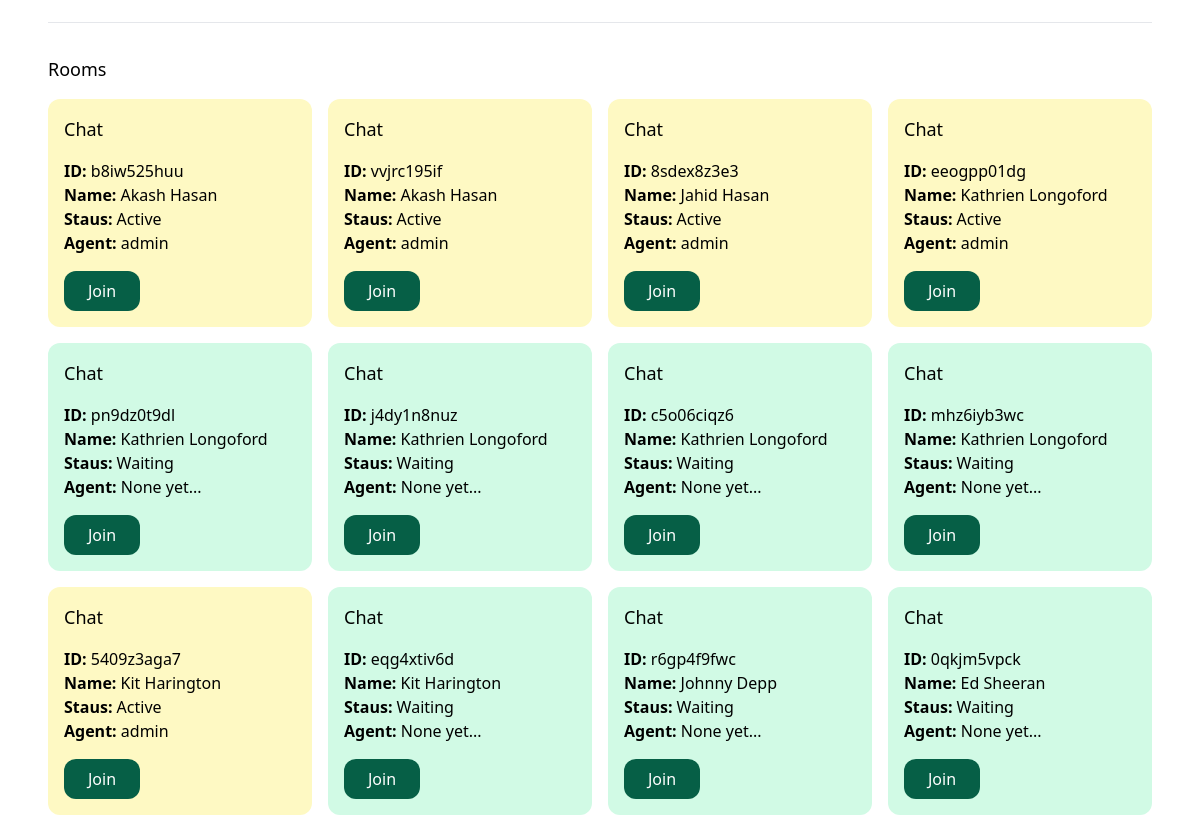
Page /chat-admin/ (signed in, middle part) on the earlier database version.
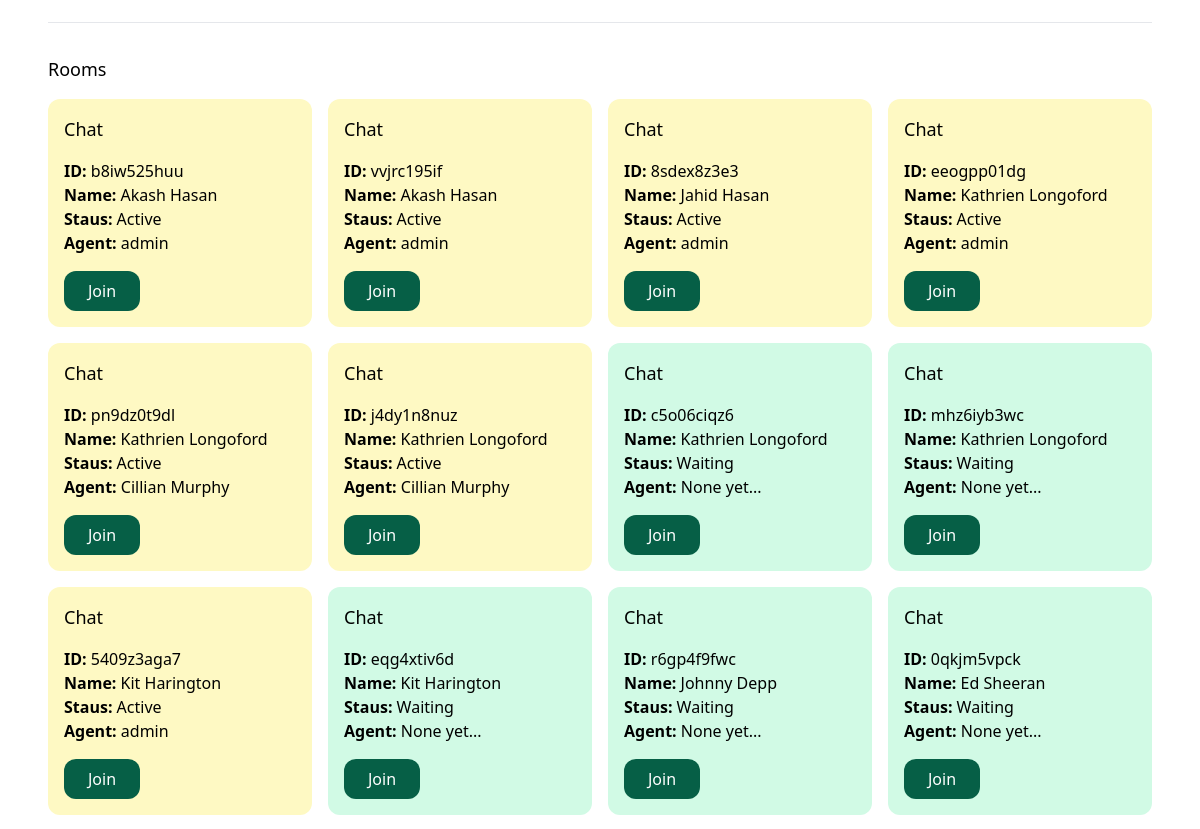
Same page on the later database version.
### chat/models.py (models this page shows, shortened)
class Room(models.Model):
    WAITING = 'waiting'
    ACTIVE = 'active'
    CLOSED = 'closed'
    CHOICES_STATUS = (
        (WAITING, 'Waiting'),
        (ACTIVE, 'Active'),
        (CLOSED, 'Closed'),
    )
    uuid = models.CharField(_("UUID"), max_length=255)
    client = models.CharField(_("Client"), max_length=255)
    agent = models.ForeignKey(User, related_name='rooms',blank=True,null=True, on_delete=models.SET_NULL)
    messages = models.ManyToManyField(Message, blank=True)
    url = models.CharField(_("URL"), max_length=255,blank=True,null=True)
    status = models.CharField(_("STATUS"), max_length=20,choices=CHOICES_STATUS,default=WAITING)
    created_at = models.DateTimeField(_("Created At"), auto_now=False, auto_now_add=True)
    class Meta:
        ordering = ('-created_at',)

### account/models.py (models this page shows)
class User(AbstractBaseUser, PermissionsMixin):
    AGENT = 'agent'
    MANAGER = 'manager'
    ROLES_CHOICES = (
        (AGENT, 'Agent'),
        (MANAGER, 'Manager'),
    )
    id = models.UUIDField(primary_key=True, default=uuid.uuid4, editable=False)
    email = models.EmailField(unique=True)
    name = models.CharField(max_length=255, blank=True, default='')
    role = models.CharField(max_length=20, choices=ROLES_CHOICES, default=AGENT)
    is_active = models.BooleanField(default=True)
    is_superuser = models.BooleanField(default=False)
    is_staff = models.BooleanField(default=False)
    date_joined = models.DateTimeField(default=timezone.now)
    last_login = models.DateTimeField(blank=True, null=True)
    objects = CustomUserManager()
    USERNAME_FIELD = 'email'
    EMAIL_FIELD = 'email'
    REQUIRED_FIELDS = ['name']

### chat/views.py (the view)
# urls.py: path('chat-admin/', views.admin, name="chat-admin"),
@login_required
def admin(request):
    rooms = Room.objects.all()
    users = User.objects.filter(is_staff=True)
    return render(request, 'chat/admin.html', {'rooms': rooms, 'users':users})

### chat/templates/chat/admin.html (shortened to what this page needs)
{% extends "core/base.html" %}
{% load static %}
{% block content %}
    <hr class="my-6">
    <div class="mt-8">
        <h2 class="mb-4 text-lg">Rooms</h2>
        {% include "chat/partials/room_list.html" %}
    </div>
{% endblock content %}

### chat/templates/chat/partials/room_list.html
<div class="grid grid-cols-4 gap-4">
    {% for room in rooms %}
        <div class="p-4 rounded-xl {% if room.status == 'waiting' %}bg-emerald-100 {% elif room.status == 'active' %} bg-yellow-100 {% else %} bg-gray-100 {% endif %}">
            <h3 class="mb-4 text-lg">Chat</h3>
            <p>
                <b>ID: </b>{{room.uuid}} <br>
                <b>Name: </b> {{room.client}}<br>
                <b>Staus: </b> {{room.get_status_display}}<br>
                <b>Agent: </b> {% firstof room.agent.name  'None yet...' %}
            </p>
            <a href="{% url "chat:chat-room" room.uuid %}" class="mt-4 inline-block py-2 px-6 bg-emerald-800 text-white rounded-xl">Join</a>
        </div>
    {% endfor %}
</div>

Differences in the rows shown:
changed Room "pn9dz0t9dl": status "Waiting" → "Active"; agent.name "None yet..." → "Cillian Murphy"
changed Room "j4dy1n8nuz": status "Waiting" → "Active"; agent.name "None yet..." → "Cillian Murphy"
